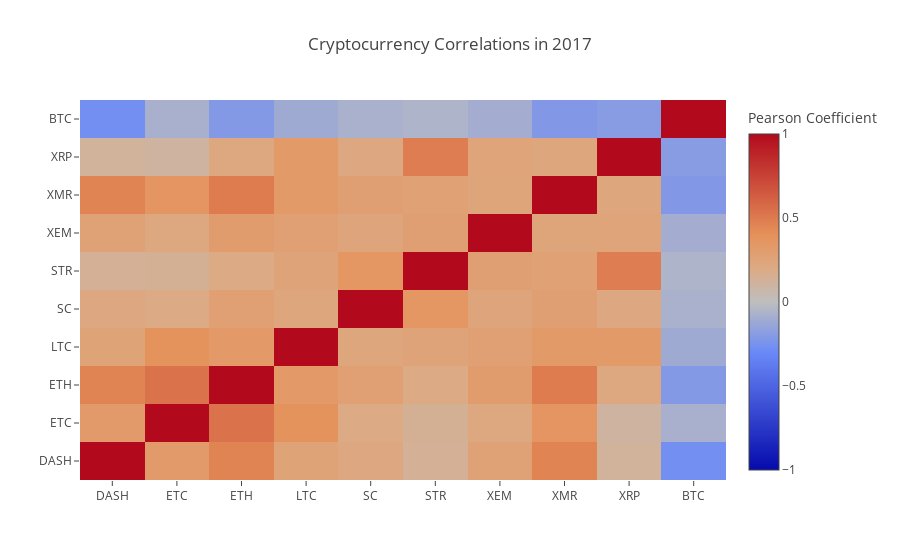

Source (notebook cell):
### Code cell
correlation_heatmap(combined_df_2016.pct_change(), "Cryptocurrency Correlations in 2017")
